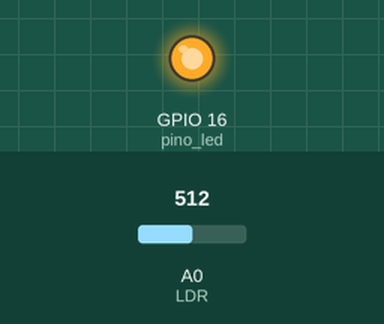
A sketch run on a simulated ESP8266 (NodeMCU). Shown: output pins drawn as LEDs (lit = HIGH). Inputs (shaded band) come from the test bench; at power-on: A0 (LDR) = 512. WiFi joins after 1.5 s; servers stay silent unless stated; what the sketch prints to the serial monitor is not drawn.

Above: at 2.1 s.
At 8.2 s:
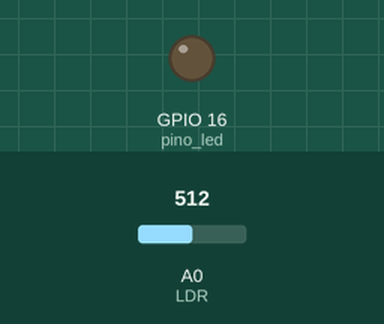
Timing chart, 0 to 17.3 s (numbered marks = the images above):
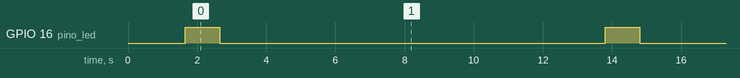

The sketch:

sketch_firebase.ino
```cpp
#include <ESP8266WiFi.h>
#include <FirebaseArduino.h>

// Set these to run example.https://xxxxxx.firebaseio.com/
#define FIREBASE_HOST "xxxxxxxx.firebaseio.com"
#define FIREBASE_AUTH "tokentokentokentokentoken"
#define WIFI_SSID "wifi_rede"
#define WIFI_PASSWORD "Senha do wifi"
// onde esta o led
const int pino_led = 16;

void setup() {
  Serial.begin(115200);

  // connect to wifi.
  WiFi.begin(WIFI_SSID, WIFI_PASSWORD);
  Serial.print("conectando");
  while (WiFi.status() != WL_CONNECTED) {
    Serial.print(".");
    delay(500);
  }
  Serial.println();
  Serial.print("conectado: ");
  Serial.println(WiFi.localIP());

  Firebase.begin(FIREBASE_HOST, FIREBASE_AUTH);

  pinMode(pino_led, OUTPUT);
  int temp = 0;
}
void loop() {

  int temp;
  int sensorValue = analogRead(A0);   // Ler o pino Analógico A0 onde está o LDR
  //float voltagem = sensorValue * (3.3 / 1024.0);   // Converter a leitura analógica (que vai de 0 - 1023) para uma voltagem (0 - 3.3V), quanto de acordo com a intensidade de luz no LDR a voltagem diminui.
  float voltagem = map(sensorValue, 0, 1023, 0, 100);

  if (temp != voltagem) {
    Serial.println(voltagem);   // Mostrar valor da voltagem no monitor serial
    Firebase.setFloat("controle/vol", voltagem); // Envia o dado da variavel voltagem para a variavel LDR no Firebase
    if (Firebase.failed()) {
        Serial.print("setting /vol failed:");
        Serial.println(Firebase.error());
        return;
    }
    digitalWrite(pino_led, HIGH); // acende o LED
    delay(1000); // aguarda 1 segundo
    digitalWrite(pino_led, LOW); // apaga o LED
    delay(1000); // aguarda 1 segundo
  }
  temp = voltagem;

  delay(10000); // Espera 5 segundos

}
```

Measured:
- by itself, GPIO 16 (pino_led): alternates HIGH for 1.0 s and LOW for 11.2 s
